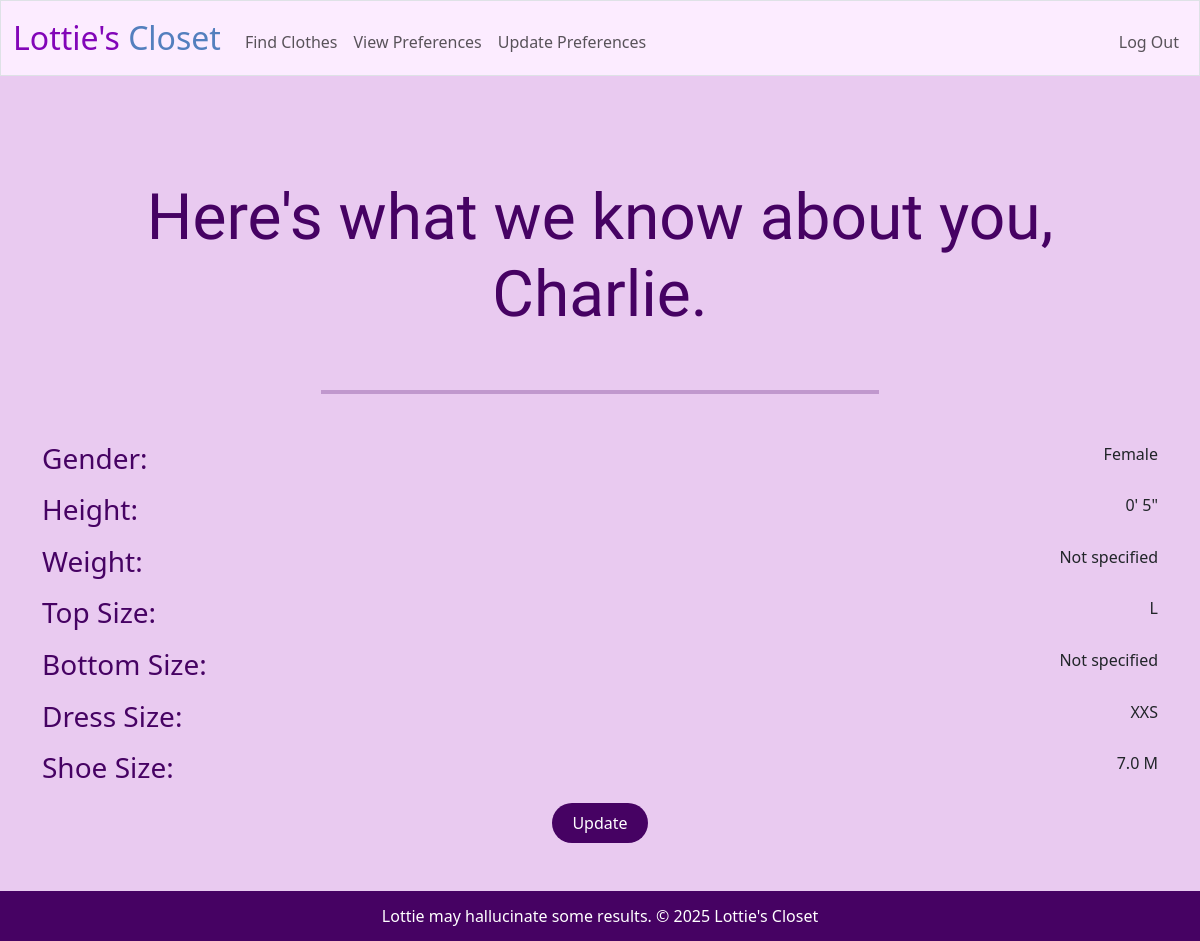
Screenshot of /history (signed in) with the database file from the repository.
### tables this page shows
CREATE TABLE users (
     id INTEGER PRIMARY KEY AUTOINCREMENT NOT NULL, 
     name TEXT NOT NULL, 
     username TEXT UNIQUE NOT NULL, 
     hash TEXT NOT NULL 
);

CREATE TABLE preferences (
     id INTEGER PRIMARY KEY AUTOINCREMENT NOT NULL, 
     user_id INTEGER UNIQUE NOT NULL, 
     gender TEXT, 
     height_feet INTEGER, 
     height_in INTEGER, 
     weight INTEGER, 
     top_size TEXT, 
     bottom_size TEXT, 
     dress_size TEXT, 
     shoe_size REAL, 
     shoe_gender TEXT, 
     FOREIGN KEY (user_id) REFERENCES users(id) 
);

### app.py (the view)
@app.route("/history")
@login_required
def history():
    name = db.execute("SELECT name FROM users WHERE id = ?", session["user_id"])[0]["name"]
    entry = db.execute("SELECT * FROM preferences WHERE user_id = ?", session["user_id"])[0]
    return render_template("history.html", name=name, entry=entry)

### app.py (called while the page is built)
@app.after_request
def after_request(response):
    response.headers["Cache-Control"] = "no-cache, no-store, must-revalidate"
    response.headers["Expires"] = 0
    response.headers["Pragma"] = "no-cache"
    return response

### helpers.py (called while the page is built)
def login_required(f):
    @wraps(f)
    def decorated_function(*args, **kwargs):
        if session.get("user_id") is None:
            return redirect("/login")
        return f(*args, **kwargs)
    return decorated_function

### templates/history.html (shortened to what this page needs)
{% extends "layout.html" %}
{% block main %}
    <h1>Here's what we know about you, {{ name }}.</h1>
    <hr>
    <div class="info">
        <h3>Gender: </h3>
        {% if entry["gender"] %}
            {{ entry["gender"].capitalize() }}
        {% else %}
            Not specified
        {% endif %}
    </div>
    <div class="info">
        <h3>Height: </h3>
        {% if entry["height_feet"] is not none %}
            {{ entry["height_feet"] }}' {{ entry["height_in"] }}"
        {% else %}
            Not specified
        {% endif %}
    </div>
    <div class="info">
        <h3>Weight: </h3>
        {% if entry["weight"] is not none %}
            {{ entry["weight"] }}
        {% else %}
            Not specified
        {% endif %}
    </div>
    <div class="info">
        <h3>Top Size: </h3>
        {% if entry["top_size"] %}
            {{ entry["top_size"].upper() }}
        {% else %}
            Not specified
        {% endif %}
    </div>
    <div class="info">
        <h3>Bottom Size: </h3>
        {% if entry["bottom_size"] %}
            {{ entry["bottom_size"].upper() }}
        {% else %}
            Not specified
        {% endif %}
    </div>
    <div class="info">
        <h3>Dress Size: </h3>
        {% if entry["dress_size"] %}
            {{ entry["dress_size"].upper() }}
        {% else %}
            Not specified
        {% endif %}
    </div>
    <div class="info">
        <h3>Shoe Size: </h3>
        {% if entry["shoe_size"] %}
            {{ entry["shoe_size"] }} {{ entry["shoe_gender"][0].upper() }}
        {% else %}
            Not specified
        {% endif %}
    </div>
    <button class="btn btn-primary" onclick="location.href='/preferences'">Update</button>
{% endblock %}

### static/styles.css (style rules this page uses)
body { background-color: #e9caf0; min-height: 100vh; display: flex; flex-direction: column; }
h1 { font-family: 'Mouse Memoirs', helvetica; font-size: 4em; color: #460263; margin: 7vh auto; }
h3 { color: #460263; }
hr { border: 2px solid #460263; width: 50%; margin: 6vh auto; }
.btn { justify-content: center; align-items: center; background-color: #460263; border-radius: 20px; border: 0; height: 40px; padding: 0 20px; }
.info { display: flex; justify-content: space-between; margin: 10px 0; }

### rows the page displays
users: name "Charlie"
preferences: gender "Female", height_feet "0", height_in "5", top_size "L", dress_size "XXS", shoe_size "7.0", shoe_gender "M"
